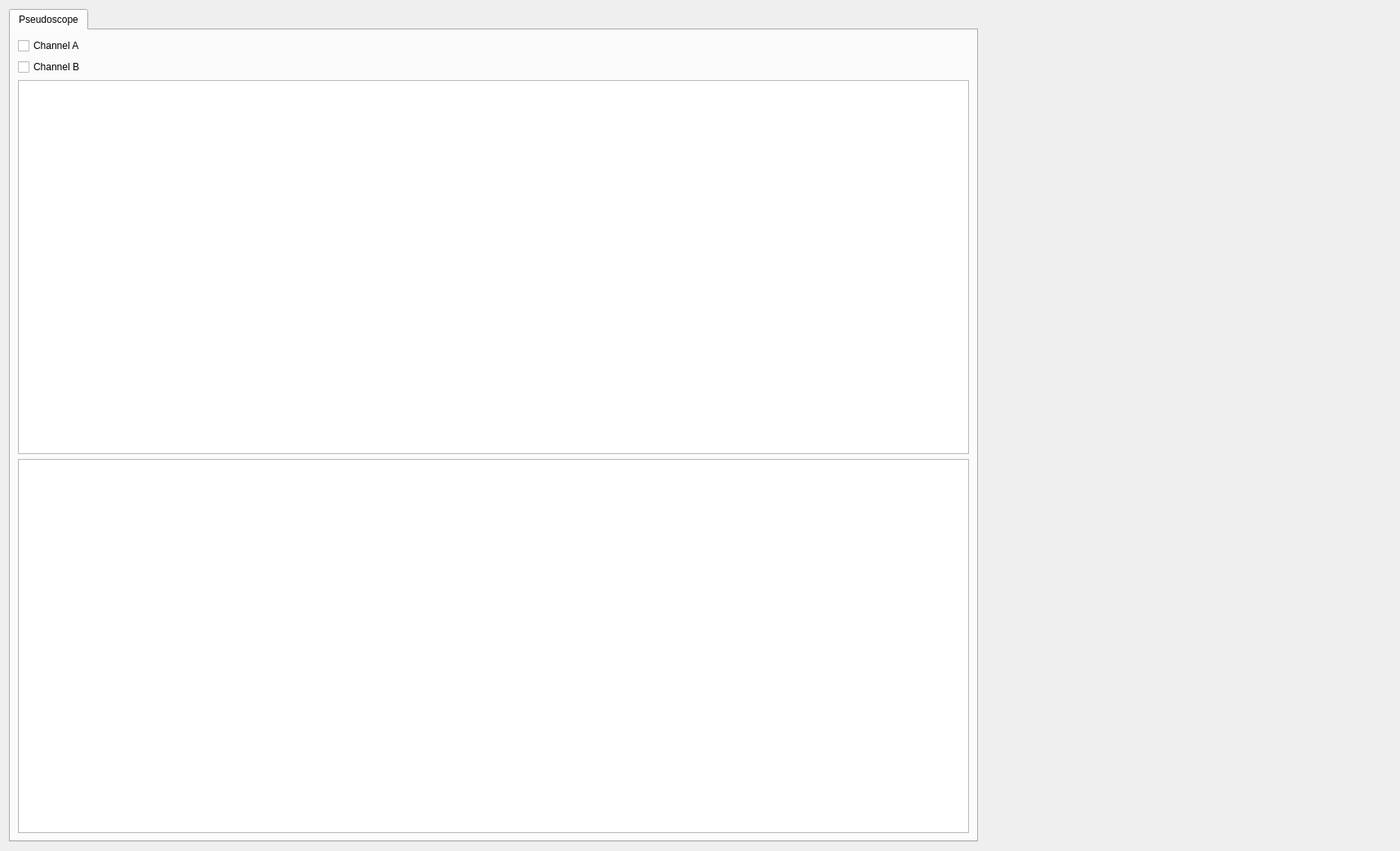
<?xml version="1.0" encoding="UTF-8"?>
<ui version="4.0">
 <class>Form</class>
 <widget class="QWidget" name="Form">
  <property name="geometry">
   <rect>
    <x>0</x>
    <y>0</y>
    <width>1715</width>
    <height>1042</height>
   </rect>
  </property>
  <property name="windowTitle">
   <string>Pseudoscope</string>
  </property>
  <layout class="QGridLayout" name="gridLayout_4">
   <item row="0" column="0">
    <layout class="QGridLayout" name="gridLayout">
     <item row="0" column="0">
      <widget class="PyDMTabWidget" name="PyDMTabWidget">
       <property name="toolTip">
        <string/>
       </property>
       <property name="whatsThis">
        <string/>
       </property>
       <property name="alarmChannels">
        <stringlist>
         <string></string>
        </stringlist>
       </property>
       <widget class="QWidget" name="tab">
        <property name="sizePolicy">
         <sizepolicy hsizetype="Expanding" vsizetype="Expanding">
          <horstretch>0</horstretch>
          <verstretch>0</verstretch>
         </sizepolicy>
        </property>
        <attribute name="title">
         <string>Pseudoscope</string>
        </attribute>
        <layout class="QGridLayout" name="gridLayout_3">
         <item row="0" column="0">
          <layout class="QGridLayout" name="gridLayout_2">
           <item row="1" column="0">
            <widget class="PyDMCheckbox" name="PyDMCheckbox_4">
             <property name="toolTip">
              <string/>
             </property>
             <property name="text">
              <string>Channel B</string>
             </property>
             <property name="channel" stdset="0">
              <string>${dataReceiver}.ShowChannelBData</string>
             </property>
            </widget>
           </item>
           <item row="0" column="0">
            <widget class="PyDMCheckbox" name="PyDMCheckbox_3">
             <property name="toolTip">
              <string/>
             </property>
             <property name="text">
              <string>Channel A</string>
             </property>
             <property name="channel" stdset="0">
              <string>${dataReceiver}.ShowChannelAData</string>
             </property>
            </widget>
           </item>
          </layout>
         </item>
         <item row="1" column="0">
          <widget class="PyDMWaveformPlot" name="PyDMWaveformPlot">
           <property name="sizePolicy">
            <sizepolicy hsizetype="Expanding" vsizetype="Expanding">
             <horstretch>0</horstretch>
             <verstretch>0</verstretch>
            </sizepolicy>
           </property>
           <property name="minimumSize">
            <size>
             <width>0</width>
             <height>300</height>
            </size>
           </property>
           <property name="toolTip">
            <string/>
           </property>
           <property name="yAxes">
            <stringlist>
             <string>{&quot;name&quot;: &quot;Axis 1&quot;, &quot;orientation&quot;: &quot;left&quot;, &quot;label&quot;: null, &quot;minRange&quot;: -1.0, &quot;maxRange&quot;: 1.0, &quot;autoRange&quot;: true, &quot;logMode&quot;: null}</string>
            </stringlist>
           </property>
           <property name="showLegend">
            <bool>true</bool>
           </property>
           <property name="curves">
            <stringlist>
             <string>{&quot;y_channel&quot;: &quot;${dataReceiver}.ChannelAData&quot;, &quot;x_channel&quot;: null, &quot;plot_style&quot;: null, &quot;name&quot;: &quot;Channel A&quot;, &quot;color&quot;: &quot;white&quot;, &quot;lineStyle&quot;: 1, &quot;lineWidth&quot;: 1, &quot;symbol&quot;: null, &quot;symbolSize&quot;: 10, &quot;yAxisName&quot;: &quot;Axis 1&quot;, &quot;barWidth&quot;: null, &quot;upperThreshold&quot;: null, &quot;lowerThreshold&quot;: null, &quot;thresholdColor&quot;: &quot;white&quot;, &quot;redraw_mode&quot;: 2}</string>
             <string>{&quot;y_channel&quot;: &quot;${dataReceiver}.ChannelBData&quot;, &quot;x_channel&quot;: null, &quot;plot_style&quot;: null, &quot;name&quot;: &quot;Channel B&quot;, &quot;color&quot;: &quot;red&quot;, &quot;lineStyle&quot;: 1, &quot;lineWidth&quot;: 1, &quot;symbol&quot;: null, &quot;symbolSize&quot;: 10, &quot;yAxisName&quot;: &quot;Axis 1&quot;, &quot;barWidth&quot;: null, &quot;upperThreshold&quot;: null, &quot;lowerThreshold&quot;: null, &quot;thresholdColor&quot;: &quot;white&quot;, &quot;redraw_mode&quot;: 2}</string>
            </stringlist>
           </property>
          </widget>
         </item>
         <item row="2" column="0">
          <widget class="PyDMWaveformPlot" name="PyDMWaveformPlot_2">
           <property name="sizePolicy">
            <sizepolicy hsizetype="Expanding" vsizetype="Expanding">
             <horstretch>0</horstretch>
             <verstretch>0</verstretch>
            </sizepolicy>
           </property>
           <property name="minimumSize">
            <size>
             <width>0</width>
             <height>300</height>
            </size>
           </property>
           <property name="toolTip">
            <string/>
           </property>
           <property name="yAxes">
            <stringlist>
             <string>{&quot;name&quot;: &quot;Axis 1&quot;, &quot;orientation&quot;: &quot;left&quot;, &quot;label&quot;: null, &quot;minRange&quot;: -1.0, &quot;maxRange&quot;: 1.0, &quot;autoRange&quot;: true, &quot;logMode&quot;: null}</string>
            </stringlist>
           </property>
           <property name="showLegend">
            <bool>true</bool>
           </property>
           <property name="curves">
            <stringlist>
             <string>{&quot;y_channel&quot;: &quot;${dataReceiver}.FFTYA&quot;, &quot;x_channel&quot;: &quot;${dataReceiver}.FFTXA&quot;, &quot;plot_style&quot;: null, &quot;name&quot;: &quot;Channel A&quot;, &quot;color&quot;: &quot;white&quot;, &quot;lineStyle&quot;: 1, &quot;lineWidth&quot;: 1, &quot;symbol&quot;: null, &quot;symbolSize&quot;: 10, &quot;yAxisName&quot;: &quot;Axis 1&quot;, &quot;barWidth&quot;: null, &quot;upperThreshold&quot;: null, &quot;lowerThreshold&quot;: null, &quot;thresholdColor&quot;: &quot;white&quot;, &quot;redraw_mode&quot;: 2}</string>
             <string>{&quot;y_channel&quot;: &quot;${dataReceiver}.FFTYB&quot;, &quot;x_channel&quot;: &quot;${dataReceiver}.FFTXB&quot;, &quot;plot_style&quot;: null, &quot;name&quot;: &quot;Channel B&quot;, &quot;color&quot;: &quot;red&quot;, &quot;lineStyle&quot;: 1, &quot;lineWidth&quot;: 1, &quot;symbol&quot;: null, &quot;symbolSize&quot;: 10, &quot;yAxisName&quot;: &quot;Axis 1&quot;, &quot;barWidth&quot;: null, &quot;upperThreshold&quot;: null, &quot;lowerThreshold&quot;: null, &quot;thresholdColor&quot;: &quot;white&quot;, &quot;redraw_mode&quot;: 2}</string>
            </stringlist>
           </property>
          </widget>
         </item>
        </layout>
       </widget>
      </widget>
     </item>
    </layout>
   </item>
   <item row="0" column="1">
    <widget class="SimpleDebugTree" name="SimpleDebugTree">
     <property name="sizePolicy">
      <sizepolicy hsizetype="Fixed" vsizetype="Fixed">
       <horstretch>0</horstretch>
       <verstretch>0</verstretch>
      </sizepolicy>
     </property>
     <property name="minimumSize">
      <size>
       <width>500</width>
       <height>1000</height>
      </size>
     </property>
     <property name="toolTip">
      <string/>
     </property>
     <property name="channel" stdset="0">
      <string>rogue://0/root.EpixHR.Oscilloscope</string>
     </property>
    </widget>
   </item>
  </layout>
 </widget>
 <customwidgets>
  <customwidget>
   <class>SimpleDebugTree</class>
   <extends>PyDMFrame</extends>
   <header>pyrogue.pydm.widgets.simple_debug_tree</header>
  </customwidget>
  <customwidget>
   <class>PyDMTabWidget</class>
   <extends>QTabWidget</extends>
   <header>pydm.widgets.tab_bar</header>
  </customwidget>
  <customwidget>
   <class>PyDMWaveformPlot</class>
   <extends>QGraphicsView</extends>
   <header>pydm.widgets.waveformplot</header>
  </customwidget>
  <customwidget>
   <class>PyDMCheckbox</class>
   <extends>QCheckBox</extends>
   <header>pydm.widgets.checkbox</header>
  </customwidget>
  <customwidget>
   <class>PyDMFrame</class>
   <extends>QFrame</extends>
   <header>pydm.widgets.frame</header>
   <container>1</container>
  </customwidget>
 </customwidgets>
 <resources/>
 <connections/>
</ui>
